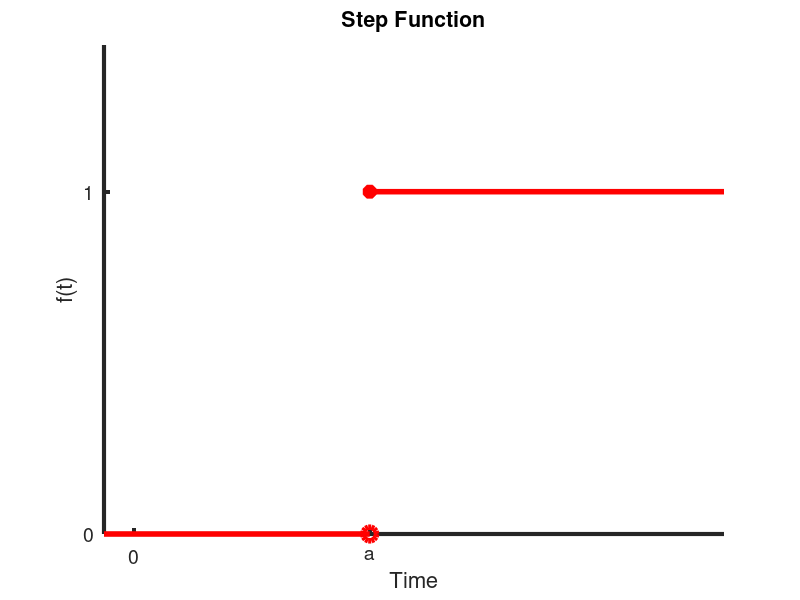
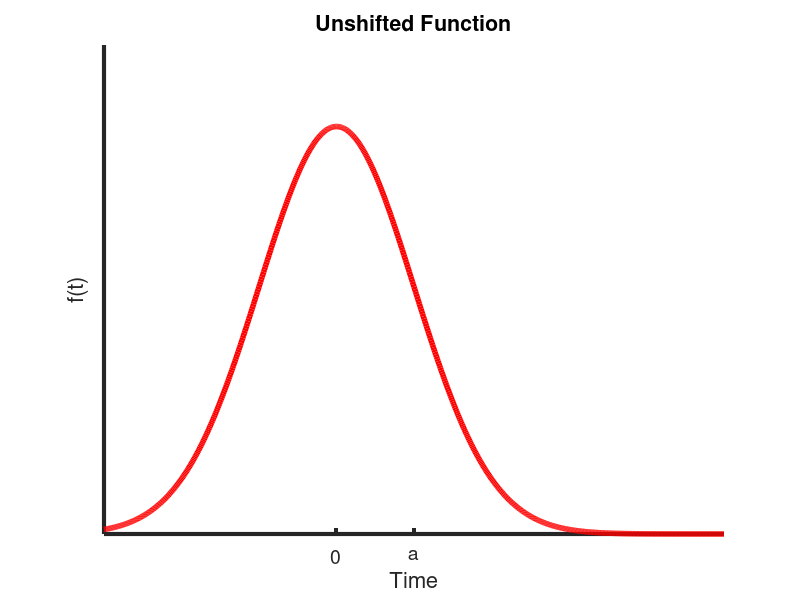
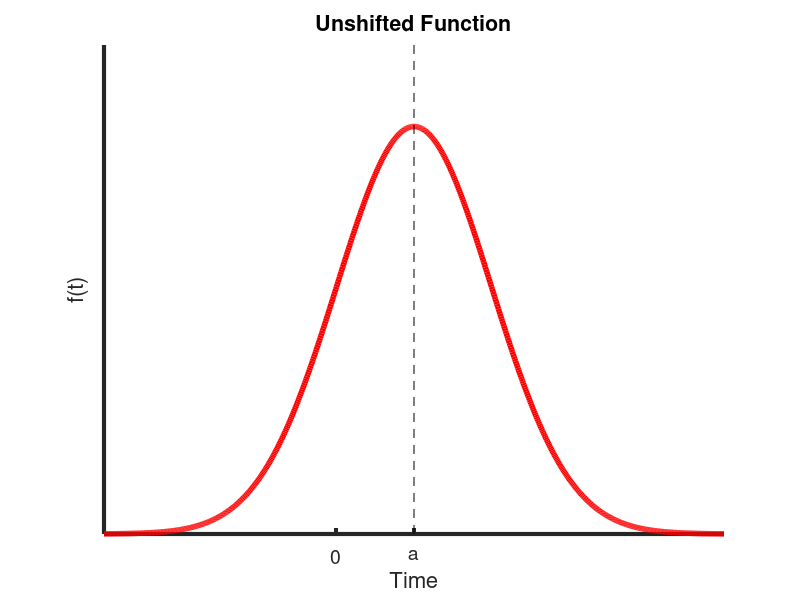
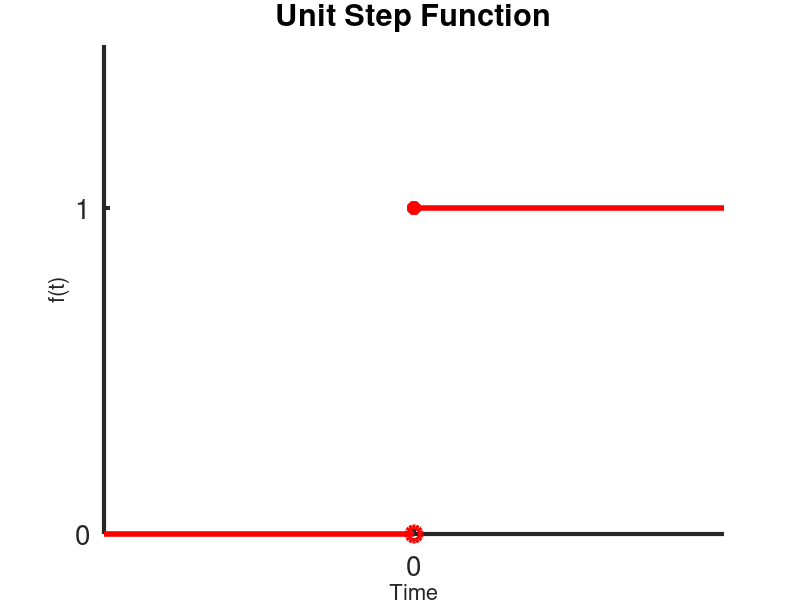

Write the MATLAB code that produced these figures, in order.


clf
axis([-0.1 2,0 1])
set(gca,'LineWidth',3.0);
set(gca,'FontSize',14);
xlabel('Time','FontSize',16);
ylabel('f(t)','FontSize',16);
title('Step Function');

hold on
plot([-.1 0.8],[0 0],'r','LineWidth',4.0);
plot([0.8 2.0],[0.7 0.7],'r','LineWidth',4.0);
a = plot(0.8,0.0,'ro','markersize',10,'LineWidth',4.0);
a = plot(0.8,0.7,'r*','markersize',10,'LineWidth',4.0);

set(gca,'XTickLabelMode','manual')
set(gca,'XTick',[0 0.8])
set(gca,'XTickLabel',{'0';'a'})

set(gca,'YTickLabelMode','manual')
set(gca,'YTick',[0 0.7])
set(gca,'YTickLabel',{'0';'1'})

print -dpng 'unitStepAta.png' '-r 600'


clf
axis([-3 5 0 1.2])
set(gca,'LineWidth',3.0);
set(gca,'FontSize',14);
xlabel('Time','FontSize',16);
ylabel('f(t)','FontSize',16);
title('Unshifted Function');

hold on
x = -3:0.01:5;
y = exp(-x.*x*0.5);
plot(x,y,'r','LineWidth',4.0);

set(gca,'XTickLabelMode','manual')
set(gca,'XTick',[0 1])
set(gca,'XTickLabel',{'0';'a'})

set(gca,'YTickLabelMode','manual')
set(gca,'YTick',[0])
set(gca,'YTickLabel',{' '})

print -dpng 'unshifted.png' '-r 600'



clf
axis([-3 5 0 1.2])
set(gca,'LineWidth',3.0);
set(gca,'FontSize',14);
xlabel('Time','FontSize',16);
ylabel('f(t)','FontSize',16);
title('Unshifted Function');

hold on
x = -3:0.01:5;
y = exp(-(x-1).*(x-1)*0.5);
plot(x,y,'r','LineWidth',4.0);
plot([1 1],[0 2],'k--')

set(gca,'XTickLabelMode','manual')
set(gca,'XTick',[0 1])
set(gca,'XTickLabel',{'0';'a'})

set(gca,'YTickLabelMode','manual')
set(gca,'YTick',[0])
set(gca,'YTickLabel',{' '})

print -dpng 'shifted.png' '-r 600'


clf
axis([-1 1,0 1.5])
set(gca,'LineWidth',3.0);
set(gca,'FontSize',20);
xlabel('Time','FontSize',16);
ylabel('f(t)','FontSize',16);
title('Unit Step Function');

hold on
plot([-1 0],[0 0],'r','LineWidth',4.0);
plot([0 1],[1 1],'r','LineWidth',4.0);
a = plot(0.0,0.0,'ro','markersize',10,'LineWidth',4.0);
a = plot(0.0,1.0,'r*','markersize',10,'LineWidth',4.0);

set(gca,'XTickLabelMode','manual')
set(gca,'XTick',[0])
set(gca,'XTickLabel',{'0'},'FontSize',20)

set(gca,'YTickLabelMode','manual')
set(gca,'YTick',[0 1])
set(gca,'YTickLabel',{'0';'1'})

print -dpng 'unitStepFunction.png' '-r 600'


clf
axis([0 5 0 2.5])
set(gca,'LineWidth',3.0);
set(gca,'FontSize',20);
xlabel('Time','FontSize',16);
ylabel('f(t)','FontSize',16);

hold on
plot([0 3],[0 0],'r','LineWidth',4.0);
plot([3 5],[2 2],'r','LineWidth',4.0);
a = plot(3.0,0.0,'ro','markersize',10,'LineWidth',4.0);
a = plot(3.0,2.0,'r*','markersize',10,'LineWidth',4.0);

set(gca,'XTickLabelMode','manual')
set(gca,'XTick',[0 3])
set(gca,'XTickLabel',{'0','3'},'FontSize',20)

set(gca,'YTickLabelMode','manual')
set(gca,'YTick',[0 2])
set(gca,'YTickLabel',{'0';'2'})

print -dpng 'stepEx1.png' '-r 600'


clf
axis([0 5 0 2.5])
set(gca,'LineWidth',3.0);
set(gca,'FontSize',20);
xlabel('Time','FontSize',16);
ylabel('f(t)','FontSize',16);

hold on
plot([0 1],[0 0],'r','LineWidth',4.0);
plot([1 3],[2 2],'r','LineWidth',4.0);
plot([3 5],[0 0],'r','LineWidth',4.0);
a = plot(1.0,0.0,'ro','markersize',10,'LineWidth',4.0);
a = plot(1.0,2.0,'r*','markersize',10,'LineWidth',4.0);
a = plot(3.0,2.0,'ro','markersize',10,'LineWidth',4.0);
a = plot(3.0,0.0,'r*','markersize',10,'LineWidth',4.0);

set(gca,'XTickLabelMode','manual')
set(gca,'XTick',[0 1 3])
set(gca,'XTickLabel',{'0','1','3'},'FontSize',20)

set(gca,'YTickLabelMode','manual')
set(gca,'YTick',[0 2])
set(gca,'YTickLabel',{'0';'2'})

print -dpng 'stepEx2.png' '-r 600'


clf
axis([0 5 -1.5 1.5])
set(gca,'LineWidth',3.0);
set(gca,'FontSize',20);
xlabel('Time','FontSize',16);
ylabel('f(t)','FontSize',16);

hold on
plot([0 1],[0 0],'r','LineWidth',4.0);
plot([1 3],[-1 1],'r','LineWidth',4.0);
plot([3 5],[0 0],'r','LineWidth',4.0);
a = plot(1.0,0.0,'ro','markersize',10,'LineWidth',4.0);
a = plot(1.0,-1.0,'r*','markersize',10,'LineWidth',4.0);
a = plot(3.0,1.0,'ro','markersize',10,'LineWidth',4.0);
a = plot(3.0,0.0,'r*','markersize',10,'LineWidth',4.0);


set(gca,'XTickLabelMode','manual')
set(gca,'XTick',[0 1 3])
set(gca,'XTickLabel',{'0';'1';'3'},'FontSize',20)

set(gca,'YTickLabelMode','manual')
set(gca,'YTick',[-1 0 1])
set(gca,'YTickLabel',{'-1';'0';'1'})

print -dpng 'stepEx3.png' '-r 600'


clf
axis([0 7 0 5])
set(gca,'LineWidth',3.0);
set(gca,'FontSize',20);
xlabel('Time','FontSize',16);
ylabel('f(t)','FontSize',16);

hold on
plot([0 3],[0 0],'r','LineWidth',4.0);
plot([3 5],[0 4],'r','LineWidth',4.0);
plot([5 7],[4 4],'r','LineWidth',4.0);

set(gca,'XTickLabelMode','manual')
set(gca,'XTick',[0 3 5])
set(gca,'XTickLabel',{'0','3','5'},'FontSize',20)

set(gca,'YTickLabelMode','manual')
set(gca,'YTick',[0 4])
set(gca,'YTickLabel',{'0';'4'})

print -dpng 'stepEx4.png' '-r 600'


clf
axis([0 3*pi -1.4 1.4])
set(gca,'LineWidth',3.0);
set(gca,'FontSize',20);
xlabel('Time','FontSize',16);
ylabel('f(t)','FontSize',16);

hold on
x = 0:pi/50:2*pi;
plot(x,sin(x),'r','LineWidth',4.0);
plot([2*pi 3*pi],[0 0],'r','LineWidth',4.0);

set(gca,'XTickLabelMode','manual')
set(gca,'XTick',[0 2*pi])
set(gca,'XTickLabel',{'0','2\pi'},'FontSize',20)

set(gca,'YTickLabelMode','manual')
set(gca,'YTick',[-1 0 1])
set(gca,'YTickLabel',{'-1';'0';'1'})

print -dpng 'stepEx5.png' '-r 600'



clf
axis([0 9 0 7])
set(gca,'LineWidth',3.0);
set(gca,'FontSize',20);
xlabel('Time','FontSize',16);
ylabel('f(t)','FontSize',16);

hold on
x = 6:0.01:9;
plot([0 5],[4 4],'r','LineWidth',4.0);
plot([5 6],[0 0],'r','LineWidth',4.0);
plot(x,7-7*exp(-(x-6)),'r','LineWidth',4.0);
a = plot(5.0,4.0,'ro','markersize',10,'LineWidth',4.0);
a = plot(5.0,0.0,'r*','markersize',10,'LineWidth',4.0);


set(gca,'XTickLabelMode','manual')
set(gca,'XTick',[0 5 6])
set(gca,'XTickLabel',{'0';'5';'6'},'FontSize',20)

set(gca,'YTickLabelMode','manual')
set(gca,'YTick',[0 7])
set(gca,'YTickLabel',{'0';'7'})

print -dpng 'stepEx6.png' '-r 600'
